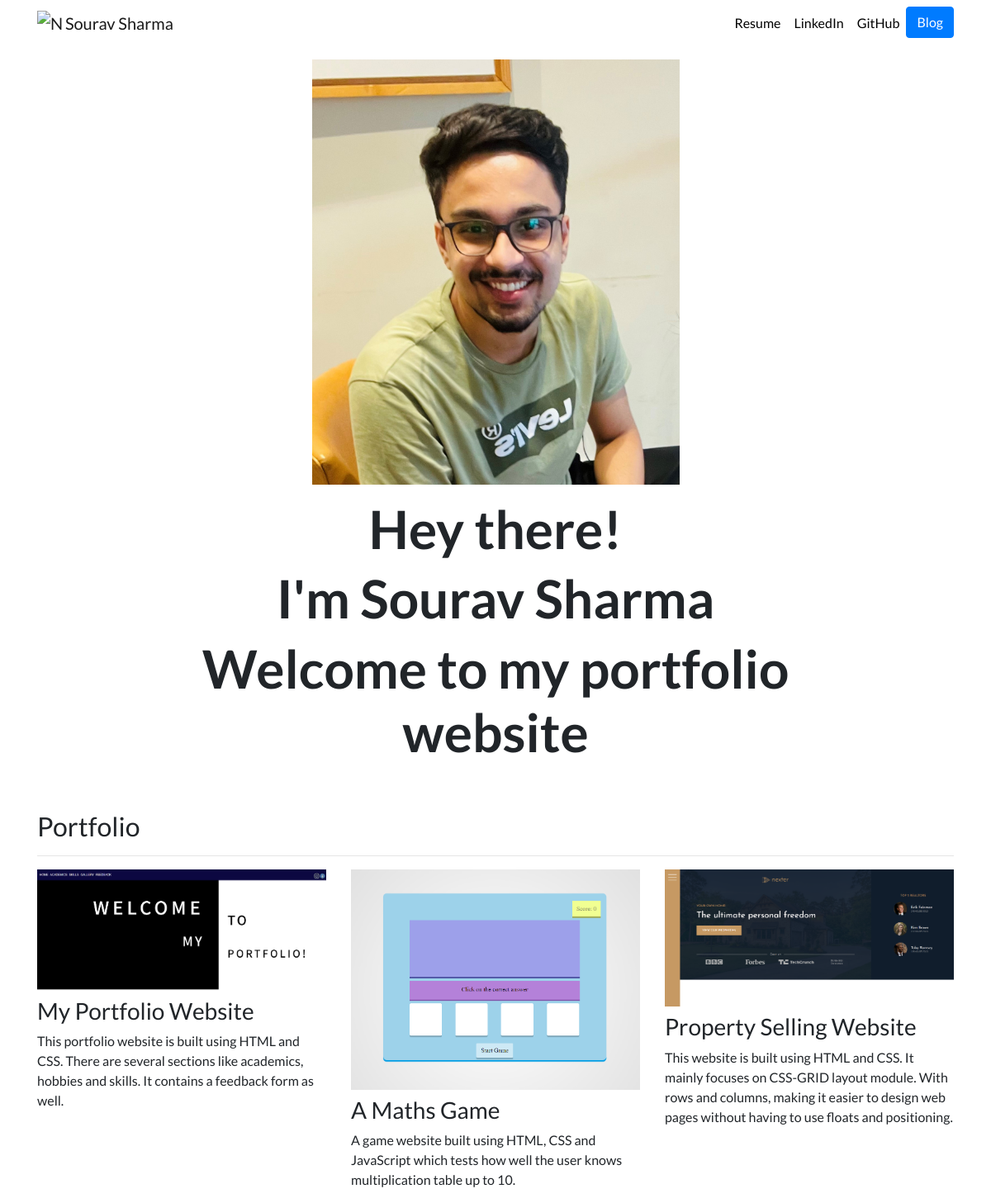
The page / on the database its author committed.
### portfolio/models.py (models this page shows)
class Project (models.Model):
    title=models.CharField(max_length=100)
    description=models.CharField(max_length=250)
    image=models.ImageField(upload_to='portfolio/images')
    url=models.URLField(blank=True)

### portfolio/views.py (the view)
# urls.py: 2. Add a URL to urlpatterns:  path('', views.home, name='home')
def home(request):
    projects=Project.objects.all()
    return render(request,'portfolio/home.html',{'projects':projects})

### portfolio/templates/portfolio/home.html
{% extends "portfolio/base.html" %}
{% load static %}
{% block content %}
<div class="row justify-content-center my-3">
  <div class="col-5">
    <img src="{% static 'portfolio/my-img.jpg' %}" class="img-fluid">
  </div>
</div>
<div class="row justify-content-center mb-3">
  <div class="col-md-9 text-center">
       <h1 id="hometext" class="font-weight-bold">Hey there!</h1>
    <h1 id="hometext" class="font-weight-bold">I'm Sourav Sharma</h1>
    <h1 id="hometext" class="font-weight-bold">Welcome to my portfolio website</h1>
  </div>
</div>
<h2 class="mt-5">Portfolio</h2>
<hr>
<div class="row">
  {% for project in projects %}
  <div class="col-lg-4 col-md-6">
    {% if project.url %}
    <a href="{{ project.url }}">
      <img src="{{ project.image.url }}" class="img-fluid mb-2">
    </a>
    {% else %}
    <img src="{{ project.image.url }}" class="img-fluid mb-2">
    {% endif %}
    <h3>{{ project.title }}</h3>
    <p>{{ project.description }}</p>
  </div>
  {% endfor %}
</div>
{% endblock %}

### portfolio/static/portfolio/custom.css (style rules this page uses)
body { font-family: 'Lato', sans-serif; }
@media (min-width: 992px) { #hometext { font-size: 4rem; } }

### rows shown on the page
Project: image (picture), title "My Portfolio Website", description "This portfolio website is built using HTML and CSS. There are several sections like academics, hobbies and skills. It contains a feedback form as well."
Project: image (picture), title "A Maths Game", description "A game website built using HTML, CSS and JavaScript which tests how well the user knows multiplication table up to 10."
Project: image (picture), title "Property Selling Website", description "This website is built using HTML and CSS. It mainly focuses on CSS-GRID layout module. With rows and columns, making it easier to design web pages without having to use floats and positioning."
